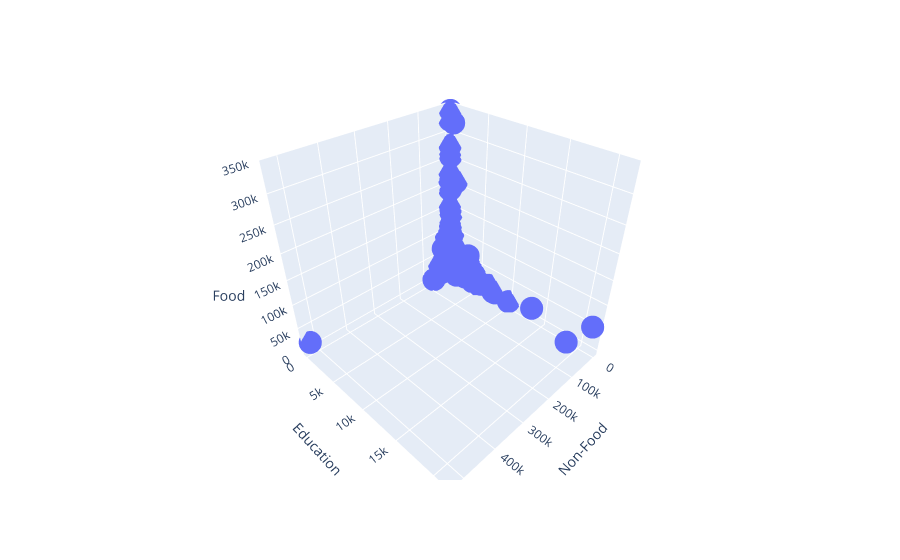

Notebook code for this chart:
### Code cell
px.scatter_3d(df2,x=cols_of_interest[0],y=cols_of_interest[1],z=cols_of_interest[2])

### Figure 1 — Plotly figure (JSON) as saved in the notebook; plotly's stock layout.template omitted (floating-point values rounded to 4 significant figures; data arrays with more than 128 entries replaced by an {"elided": "..."} marker saying what was removed)
{"data": [{"hovertemplate": "Non-Food=%{x}<br>Education=%{y}<br>Food=%{z}<extra></extra>", "legendgroup": "", "marker": {"color": "#636efa", "symbol": "circle"}, "mode": "markers", "name": "", "scene": "scene", "showlegend": false, "type": "scatter3d", "x": {"elided": "3832 int values"}, "y": {"elided": "3832 int values"}, "z": {"elided": "3832 float values"}}], "layout": {"legend": {"tracegroupgap": 0}, "margin": {"t": 60}, "scene": {"domain": {"x": [0, 1], "y": [0, 1]}, "xaxis": {"title": {"text": "Non-Food"}}, "yaxis": {"title": {"text": "Education"}}, "zaxis": {"title": {"text": "Food"}}}}}
